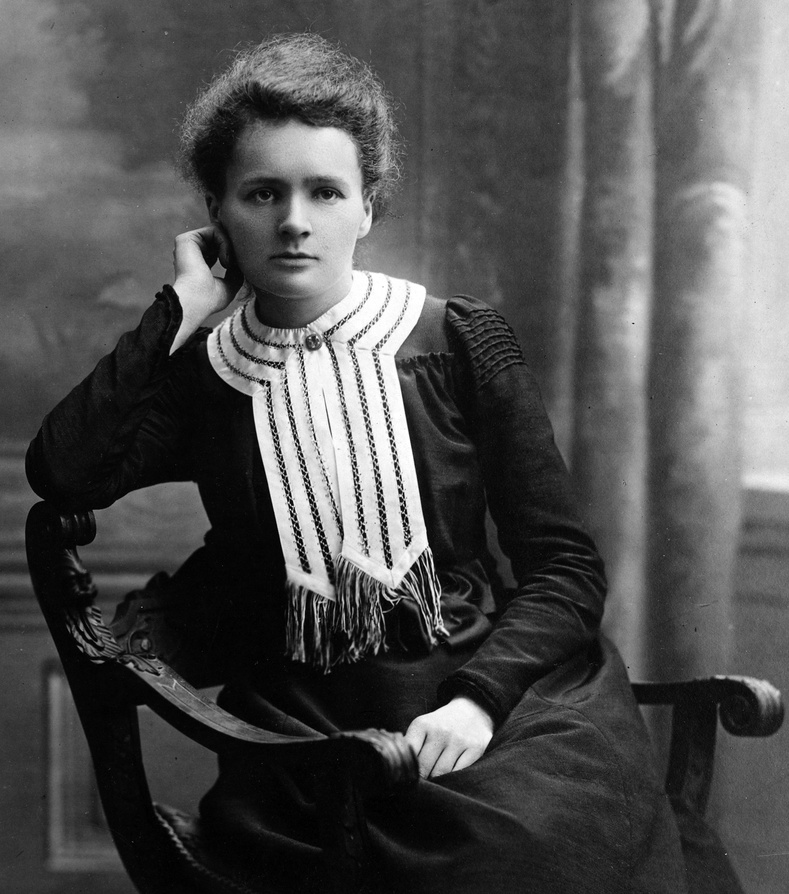
%> input picture COD FINAL, BUN - clean/pics/marie_curie.jpg, 789 x 894 px, shrunk from 1461 x 1656 before the run
$ octave compressed_sensing_d.m   (GNU Octave 9; MATLAB toolbox functions it lacks are replaced by stand-ins)
%> lines starting %> are read from the running program, lines starting %| are printed output that depends on the picture
### COD FINAL, BUN - clean/compress.m
function [ compressed_image ] = compress(wavelet_operator, threshold_operator, orig_pic)
%COMPRESS Summary of this function goes here
%   Detailed explanation goes here
%     size(orig_pic)
    [x, new_shapes, S] = wavelet_operator.call(orig_pic);
%     compressed_image = x;
    x = threshold_operator.call(x);
    compressed_image = wavelet_operator.inverse(x, new_shapes, S);
%
%     disp(size(compressed_image))
%
%     disp(compressed_image(1:50, 1:50))
%     disp(orig_pic(1:50, 1:50))
%
%     disp(size(orig_pic))
    disp(class(orig_pic))
    %compressed_image = uint8(compressed_image);

    relative_error = norm(double(compressed_image) - double(orig_pic), 'fro') / norm(double(orig_pic), 'fro');
    disp("Relative Error:");
    disp(relative_error);
end

### COD FINAL, BUN - clean/compressed_sensing_d.m
% picture_path = './pics/copii_frumosi.jpg';
%picture_path = './pics/pisica_urata.jpg';
picture_path = './pics/marie_curie.jpg';
% picture_2_path = './pics/copii_frumosi_compresat.jpg';
picture_2_path = './pics/marie.jpg';
compression_factor = 50;

picture = imread(picture_path);
%> picture is the input picture: size 894x789x3 uint8; min 0, max 255, mean 80.5
picture = rgb2gray(picture); % Convert to grayscale
%> picture: size 894x789 uint8

%disp(size(picture))

% TODO: missing L parameter from Python
%imshow(picture);

%disp(picture(1:10, 1:10))

%%%%%%%%%%%%%%%%%%%%%

decomp_level = 1;
wavelet_type = 'db1';

%x = wavedec2(picture, decomp_level, wavelet_type);

% size(x)Initial code - working, Python

original_shape = size(picture);
%> original_shape = [894 789]

no_pixels = original_shape(1) * original_shape(2);
%> no_pixels = 705366

L = 3;
amp = linspace(1, 0.8, L);
amp = kron(amp, ones(1, 3)); %Kronecker tensor product
amp = [10, amp];

wavelet_operator = WaveletTransform(original_shape, 'db6', L, amp);

s = no_pixels / compression_factor;
%> s = 14107.3
s = uint32(s);
%> s = 14107

threshold_operator = HardThreshold(s);

compressed_picture = compress(wavelet_operator, threshold_operator, picture);
%> in compress, `[x, new_shapes, S] = wavelet_operator.call(orig_pic);`: new_shapes = [121 108; 121 108; 231 205; 452 400; 894 789]; S = [13068 13068 13068 13068 47355 47355 47355 180800 180800 180800 705366 705366 705366]
%> in compress, `compressed_image = wavelet_operator.inverse(x, new_shapes, S);`:
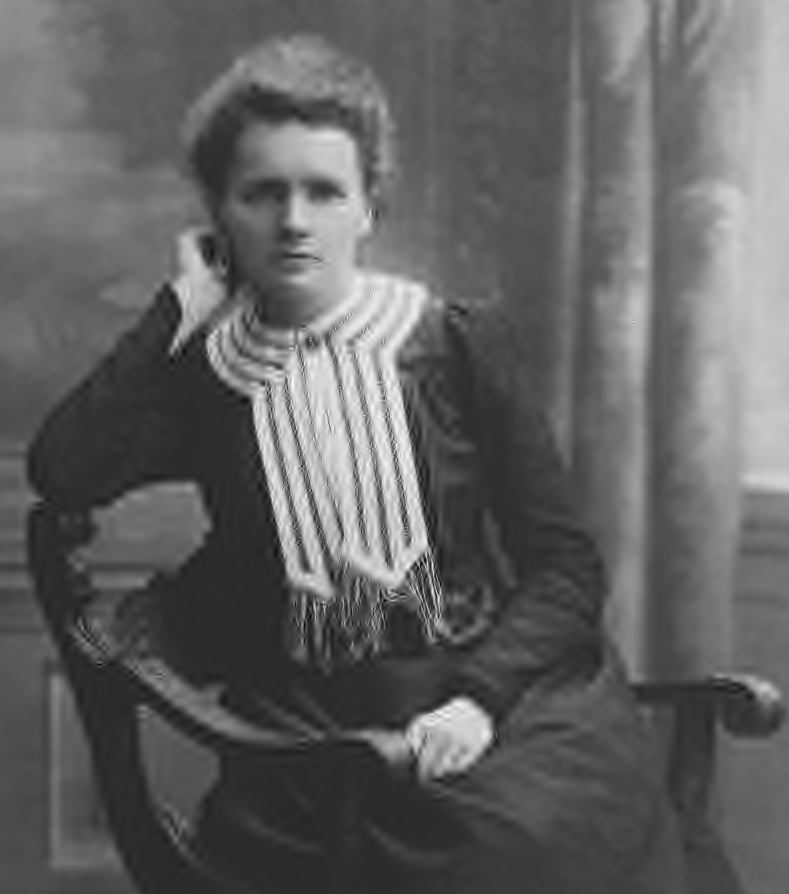
%> compressed_image: size 894x789 double; min -55.93, max 299.8, mean 80.5; drawn with min black and max white
%| uint8
%> in compress, `relative_error = norm(double(compressed_image) - double(orig_pic), 'fr..`: relative_error = 0.117
%| 0.1168

compressed_picture = uint8(compressed_picture);
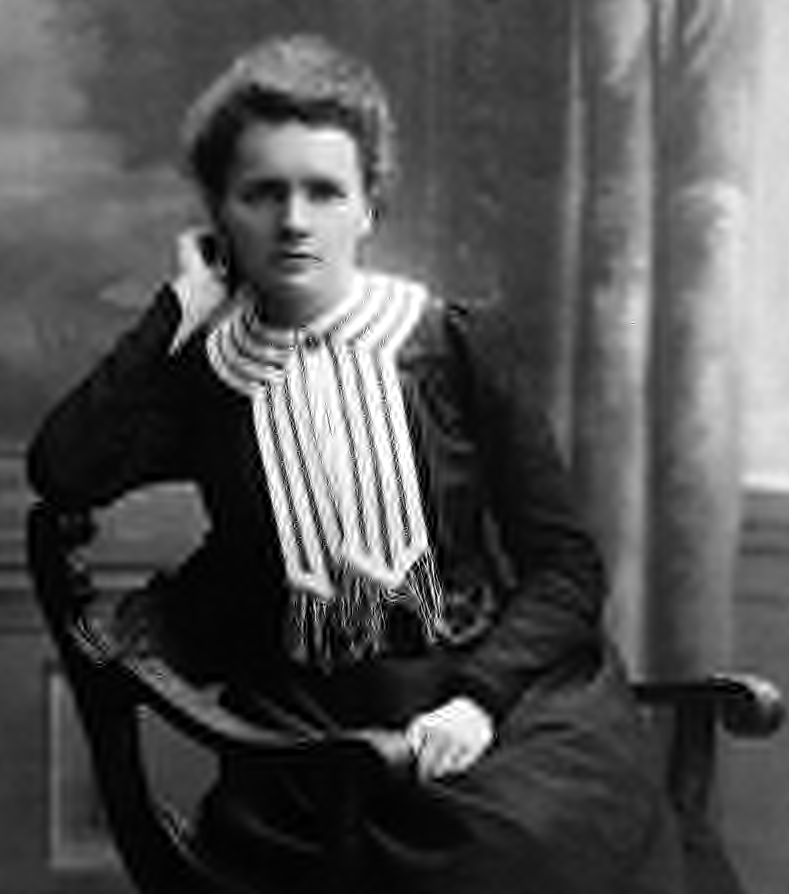
%> compressed_picture: size 894x789 uint8; min 0, max 255, mean 80.5; mean of the top-left, top-right, bottom-left and bottom-right quarters 101.9, 111.1, 45.6, 63.4

imwrite(compressed_picture, picture_2_path);
imshow(compressed_picture)
